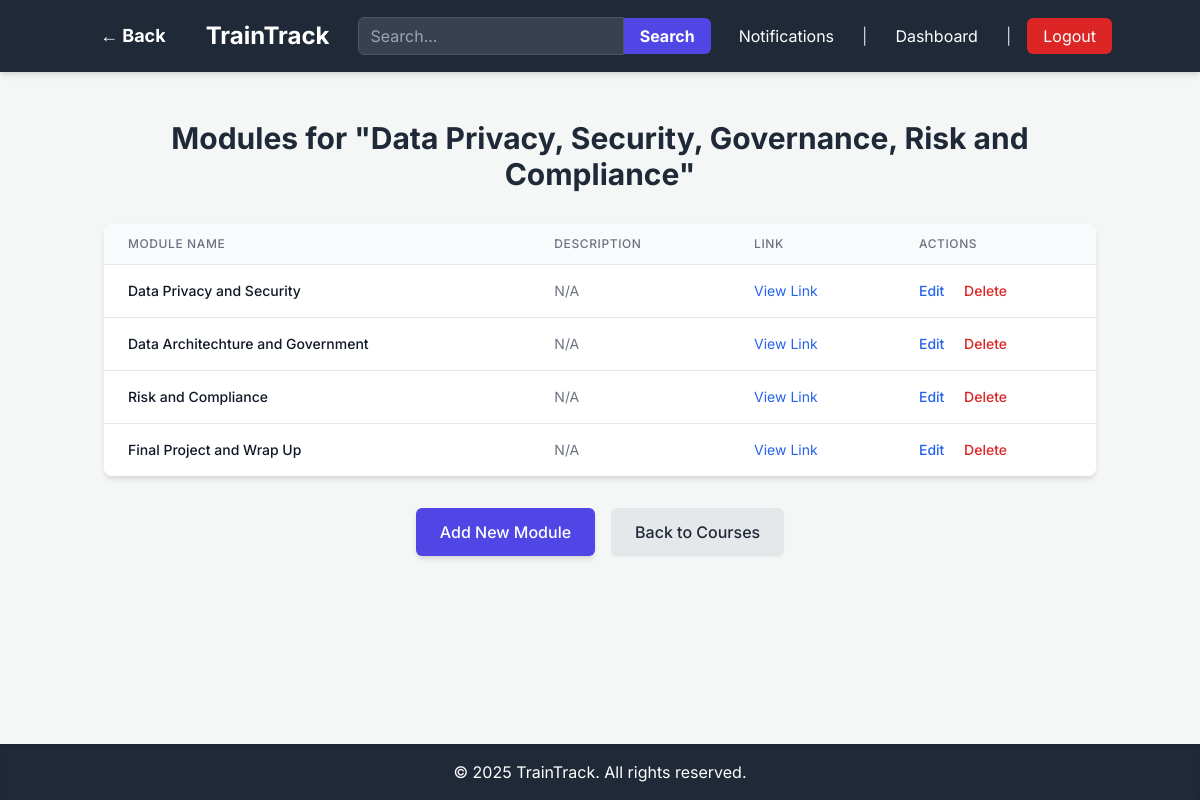
Screenshot of /admin/courses/1/modules (signed in) with the database file from the repository.
### app.py (models this page shows, shortened)
class Course(db.Model):
    id = db.Column(db.Integer, primary_key=True)
    name = db.Column(db.String(120), nullable=False)
    description = db.Column(db.Text, nullable=True)
    course_link = db.Column(db.String(255), nullable=True) # New field for external link
    created_at = db.Column(db.DateTime, default=datetime.utcnow)
    created_by_id = db.Column(db.Integer, db.ForeignKey('user.id'), nullable=False) # Admin who created it
    assessments = db.relationship('Assessment', backref='course', lazy=True)
    assignments = db.relationship('Assignment', backref='course', lazy=True)
    modules = db.relationship('Module', backref='course', lazy=True) # New relationship for modules

class Module(db.Model):
    id = db.Column(db.Integer, primary_key=True)
    course_id = db.Column(db.Integer, db.ForeignKey('course.id'), nullable=False)
    name = db.Column(db.String(120), nullable=False)
    description = db.Column(db.Text, nullable=True)
    module_link = db.Column(db.String(255), nullable=True) # Link to module content
    created_at = db.Column(db.DateTime, default=datetime.utcnow)
    created_by_id = db.Column(db.Integer, db.ForeignKey('user.id'), nullable=False)
    module_completions = db.relationship('TraineeModuleCompletion', backref='module', lazy=True)

### app.py (the view)
@app.route('/admin/courses/<int:course_id>/modules')
@login_required
@admin_required
def admin_view_course_modules(course_id):
    current_year = datetime.now().year
    course = Course.query.get_or_404(course_id)
    modules = Module.query.filter_by(course_id=course.id).all()
    return render_template('admin/view_course_modules.html', title=f'Modules for {course.name}', course=course, modules=modules, current_year=current_year)

### app.py (called while the page is built)
def role_required(role):
    def decorator(f):
        @wraps(f)
        def decorated_function(*args, **kwargs):
            if not current_user.is_authenticated or current_user.role != role:
                flash('You do not have permission to access this page.', 'danger')
                return redirect(url_for('dashboard')) # Redirect to dashboard or login
            return f(*args, **kwargs)
        return decorated_function
    return decorator

@login_manager.user_loader
def load_user(user_id):
    return User.query.get(int(user_id))

@app.context_processor
def inject_unread_notifications_count():
    if current_user.is_authenticated:
        unread_count = Notification.query.filter_by(recipient_id=current_user.id, is_read=False).count()
        return dict(unread_notifications_count=unread_count)
    return dict(unread_notifications_count=0)

### templates/admin/view_course_modules.html (shortened to what this page needs)
{% extends "base.html" %}
{% block content %}
    <h1 class="text-3xl font-bold text-gray-800 mb-6 text-center">Modules for "{{ course.name }}"</h1>
    {% if modules %}
        <div class="overflow-x-auto bg-white rounded-lg shadow-md mb-6">
            <table class="min-w-full divide-y divide-gray-200">
                <thead class="bg-gray-50">
                    <tr>
                        <th scope="col" class="px-6 py-3 text-left text-xs font-medium text-gray-500 uppercase tracking-wider">
                            Module Name
                        </th>
                        <th scope="col" class="px-6 py-3 text-left text-xs font-medium text-gray-500 uppercase tracking-wider">
                            Description
                        </th>
                        <th scope="col" class="px-6 py-3 text-left text-xs font-medium text-gray-500 uppercase tracking-wider">
                            Link
                        </th>
                        <th scope="col" class="px-6 py-3 text-left text-xs font-medium text-gray-500 uppercase tracking-wider">
                            Actions
                        </th>
                    </tr>
                </thead>
                <tbody class="bg-white divide-y divide-gray-200">
                    {% for module in modules %}
                    <tr>
                        <td class="px-6 py-4 whitespace-nowrap text-sm font-medium text-gray-900">
                            {{ module.name }}
                        </td>
                        <td class="px-6 py-4 whitespace-nowrap text-sm text-gray-500">
                            {{ module.description if module.description else 'N/A' }}
                        </td>
                        <td class="px-6 py-4 whitespace-nowrap text-sm text-gray-500">
                            {% if module.module_link %}
                                <a href="{{ module.module_link }}" target="_blank" rel="noopener noreferrer" class="text-blue-600 hover:underline">View Link</a>
                            {% else %}
                                N/A
                            {% endif %}
                        </td>
                        <td class="px-6 py-4 whitespace-nowrap text-sm font-medium">
                            <a href="#" class="text-blue-600 hover:text-blue-900 mr-4">Edit</a>
                            <a href="#" class="text-red-600 hover:text-red-900">Delete</a>
                        </td>
                    </tr>
                    {% endfor %}
                </tbody>
            </table>
        </div>
    {% else %}
        <p class="text-center text-gray-600 text-lg mb-6">No modules found for this course yet.</p>
    {% endif %}
    <div class="mt-8 flex justify-center gap-4">
        <a href="{{ url_for('create_module', course_id=course.id) }}" class="inline-block bg-indigo-600 text-white px-6 py-3 rounded-md font-medium hover:bg-indigo-700 transition duration-300 shadow-md">
            Add New Module
        </a>
        <a href="{{ url_for('admin_view_courses') }}" class="inline-block bg-gray-200 text-gray-800 px-6 py-3 rounded-md font-medium hover:bg-gray-300 transition duration-300 shadow-sm">
            Back to Courses
        </a>
    </div>
{% endblock %}

### templates/base.html (style rules this page uses)
body { font-family: 'Inter', sans-serif; background-color: #f4f7f6; }

### rows the page displays
Course: name "Data Privacy, Security, Governance, Risk and Compliance"
Module: name "Data Privacy and Security", description "N/A"
Module: name "Data Architechture and Government", description "N/A"
Module: name "Risk and Compliance", description "N/A"
Module: name "Final Project and Wrap Up", description "N/A"
